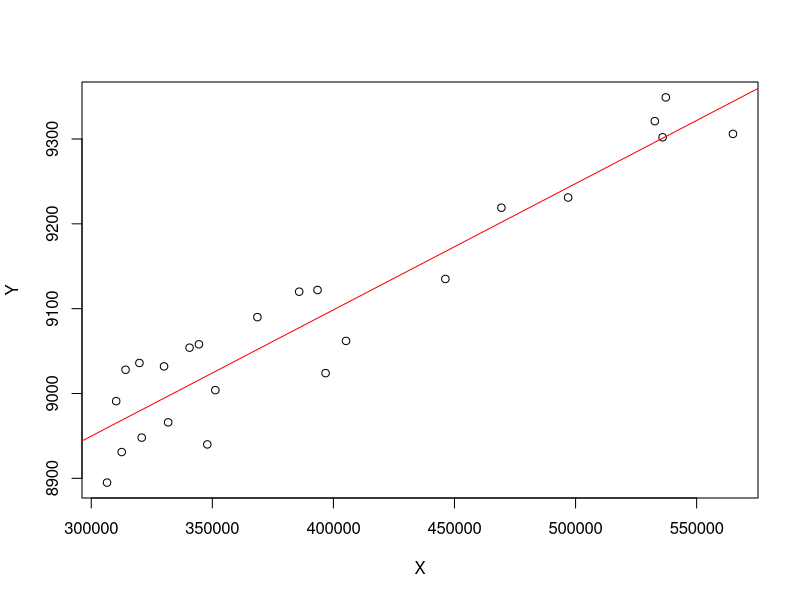

This chart was generated by the following R code:
Y <- c(9349, 9306, 9321, 9302, 9231, 9122, 9219, 9090, 9120, 8948, 9004, 9058, 8940, 9036, 9054, 8931, 8966, 9135, 8895, 9028, 9032, 8991, 9024, 9062)

X <- c(537280, 565004, 532723, 535946, 496926, 393444, 469377, 368608, 385862, 320836, 351236, 344457, 347920, 319883, 340594, 312565, 331749, 446233, 306513, 314163, 330057, 310293, 396756, 405205)

model <- lm(Y ~ X)

plot(X,Y)
abline(lm(Y ~ X), col="red")

Xpred <- c(369596, 369464, 364634, 354277, 345995, 350588, 323954, 263205, 277046, 263513, 312308, 313005)

a <- coef(model)[2]
b <- coef(model)[1]

Ypred <- c()

for (i in 1 : length(Xpred) ) {
  y <- b + a*Xpred[i]
  Ypred[i] <- y
}

Ypred